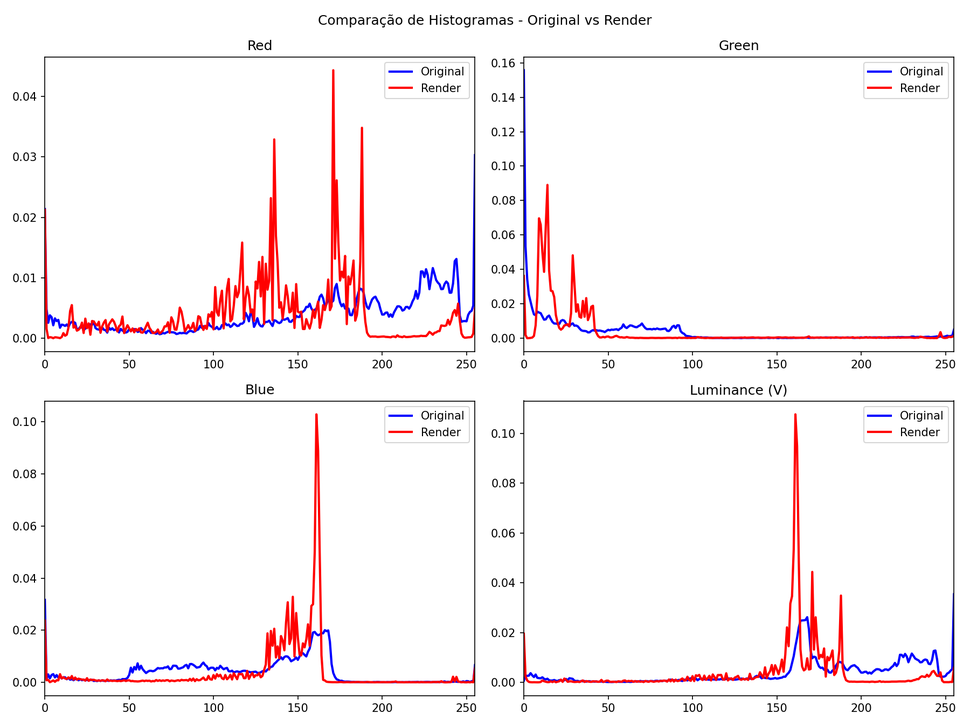
#> input picture histogram_comparison.png, 970 x 727 px, shrunk from 1800 x 1350 before the run
$ python calibrate_cli.py histogram_comparison.png histogram_comparison.png
#> lines starting #> are read from the running program, lines starting #| are printed output that depends on the picture
"""
Análise de calibração de cores - Termogramas (versão CLI)
Compara original FLIR vs render do Thermix Studio.
Uso: python calibrate_cli.py <original.jpg> <render.jpg>
"""
import cv2
import numpy as np
import matplotlib
matplotlib.use('Agg')  # headless
import matplotlib.pyplot as plt
from scipy.stats import wasserstein_distance
import os, sys
from datetime import datetime


def load_images(path_orig, path_render):
    img_orig = cv2.imread(path_orig)
    img_render = cv2.imread(path_render)
    if img_orig is None or img_render is None:
        raise FileNotFoundError("Não foi possível carregar uma ou ambas as imagens.")
    img_orig_rgb = cv2.cvtColor(img_orig, cv2.COLOR_BGR2RGB)
    img_render_rgb = cv2.cvtColor(img_render, cv2.COLOR_BGR2RGB)
    return img_orig_rgb, img_render_rgb


def compute_histogram_stats(img):
    hsv = cv2.cvtColor(img, cv2.COLOR_RGB2HSV)
    v_channel = hsv[:, :, 2]
    hist_r = cv2.calcHist([img], [0], None, [256], [0, 256])
    hist_g = cv2.calcHist([img], [1], None, [256], [0, 256])
    hist_b = cv2.calcHist([img], [2], None, [256], [0, 256])
    hist_v = cv2.calcHist([v_channel], [0], None, [256], [0, 256])
    hist_r = hist_r / hist_r.sum()
    hist_g = hist_g / hist_g.sum()
    hist_b = hist_b / hist_b.sum()
    hist_v = hist_v / hist_v.sum()
    return hist_r, hist_g, hist_b, hist_v


def compare_histograms(hist_orig, hist_render, method='correlation'):
    methods = {
        'correlation': cv2.HISTCMP_CORREL,
        'chi_square': cv2.HISTCMP_CHISQR,
        'intersection': cv2.HISTCMP_INTERSECT,
        'bhattacharyya': cv2.HISTCMP_BHATTACHARYYA
    }
    return cv2.compareHist(hist_orig, hist_render, methods[method])


def brightness_contrast_stats(img):
    hsv = cv2.cvtColor(img, cv2.COLOR_RGB2HSV)
    v = hsv[:, :, 2]
    return {
        'mean': float(np.mean(v)),
        'std': float(np.std(v)),
        'min': float(np.min(v)),
        'max': float(np.max(v)),
        'median': float(np.median(v))
    }


def analyze_color_distribution(img_orig, img_render, output_dir):
    h_r_orig, h_g_orig, h_b_orig, h_v_orig = compute_histogram_stats(img_orig)
    h_r_ren, h_g_ren, h_b_ren, h_v_ren = compute_histogram_stats(img_render)

    metrics = {}
    for ch, (h_orig, h_ren) in enumerate([(h_r_orig, h_r_ren), (h_g_orig, h_g_ren),
                                          (h_b_orig, h_b_ren), (h_v_orig, h_v_ren)]):
        ch_name = ['R', 'G', 'B', 'Luminância'][ch]
        metrics[ch_name] = {
            'correlation': compare_histograms(h_orig, h_ren, 'correlation'),
            'chi_square': compare_histograms(h_orig, h_ren, 'chi_square'),
            'intersection': compare_histograms(h_orig, h_ren, 'intersection'),
            'bhattacharyya': compare_histograms(h_orig, h_ren, 'bhattacharyya'),
            'wasserstein': wasserstein_distance(h_orig.flatten(), h_ren.flatten())
        }

    # Gráfico de histogramas
    fig, axes = plt.subplots(2, 2, figsize=(12, 9))
    channels = [(h_r_orig, h_r_ren, 'Red'), (h_g_orig, h_g_ren, 'Green'),
                (h_b_orig, h_b_ren, 'Blue'), (h_v_orig, h_v_ren, 'Luminance (V)')]
    for ax, (h_orig, h_ren, title) in zip(axes.flatten(), channels):
        ax.plot(h_orig, color='blue', label='Original FLIR', linewidth=2)
        ax.plot(h_ren, color='red', label='Render Thermix', linewidth=2)
        ax.set_title(title)
        ax.legend()
        ax.set_xlim(0, 255)
    plt.suptitle("Comparação de Histogramas - Original vs Render")
    plt.tight_layout()
    graph_path = os.path.join(output_dir, "histogram_comparison.png")
    plt.savefig(graph_path, dpi=150)
    plt.close()
    print(f"  📊 Gráfico: {graph_path}")
    return metrics


def export_full_report(img_orig_rgb, img_render_rgb, metrics, stats_orig, stats_render,
                       path_orig, path_render, output_dir):
    output_txt = os.path.join(output_dir, "relatorio_calibracao.txt")
    with open(output_txt, 'w', encoding='utf-8') as f:
        f.write("=" * 80 + "\n")
        f.write("SUPER RELATÓRIO DE CALIBRAÇÃO DE CORES - TERMOGRAMAS\n")
        f.write(f"Gerado em: {datetime.now().strftime('%Y-%m-%d %H:%M:%S')}\n")
        f.write("=" * 80 + "\n\n")

        f.write("[ARQUIVOS ANALISADOS]\n")
        f.write(f"Original: {os.path.basename(path_orig)}\n")
        f.write(f"Render:   {os.path.basename(path_render)}\n")
        f.write(f"Caminho original: {path_orig}\n")
        f.write(f"Dimensões original: {img_orig_rgb.shape[1]}x{img_orig_rgb.shape[0]} pixels\n")
        f.write(f"Dimensões render:   {img_render_rgb.shape[1]}x{img_render_rgb.shape[0]} pixels\n\n")

        f.write("[ESTATÍSTICAS DE BRILHO (Luminância - canal V do HSV)]\n")
        f.write(f"{'Métrica':<12} {'Original':>12} {'Render':>12} {'Diferença (R-O)':>18}\n")
        f.write("-" * 60 + "\n")
        for key in ['mean', 'std', 'median', 'min', 'max']:
            orig_val = stats_orig[key]
            ren_val = stats_render[key]
            diff = ren_val - orig_val
            f.write(f"{key.capitalize():<12} {orig_val:>12.2f} {ren_val:>12.2f} {diff:>+18.2f}\n")
        f.write("\n")

        f.write("[COMPARAÇÃO DE HISTOGRAMAS - MÉTRICAS DETALHADAS]\n")
        f.write("(Correlação: 1 = idêntico; Chi²: menor é melhor; Interseção: maior é melhor; Bhattacharyya: 0 = idêntico; Wasserstein: 0 = idêntico)\n\n")
        for ch_name in ['R', 'G', 'B', 'Luminância']:
            m = metrics[ch_name]
            f.write(f"Canal {ch_name}:\n")
            f.write(f"  • Correlação:     {m['correlation']:.6f}\n")
            f.write(f"  • Chi-quadrado:   {m['chi_square']:.4f}\n")
            f.write(f"  • Interseção:     {m['intersection']:.4f}\n")
            f.write(f"  • Bhattacharyya:  {m['bhattacharyya']:.6f}\n")
            f.write(f"  • Wasserstein:    {m['wasserstein']:.6f}\n")
            f.write("\n")

        f.write("[INTERPRETAÇÃO E SUGESTÕES DE COLORAÇÃO]\n")
        delta_mean = stats_render['mean'] - stats_orig['mean']
        if delta_mean > 2.0:
            f.write(f"• O render está MAIS CLARO que o original em média {delta_mean:.2f} níveis de cinza.\n")
            f.write("  → Recomendação: Reduza o brilho geral da sua paleta ou ajuste a curva térmica para escurecer a base.\n")
        elif delta_mean < -2.0:
            f.write(f"• O render está MAIS ESCURO que o original em média {abs(delta_mean):.2f} níveis de cinza.\n")
            f.write("  → Recomendação: Aumente o ganho geral/brilho no software de renderização térmica.\n")
        else:
            f.write("• O brilho global do render está muito bem alinhado com o original.\n")

        avg_corr = np.mean([metrics[ch]['correlation'] for ch in ['R', 'G', 'B']])
        f.write(f"• Correlação média entre canais RGB: {avg_corr:.4f}\n")
        if avg_corr < 0.7:
            f.write("  → Alerta: A paleta de cores (falsas cores) do render está bastante divergente do original.\n")
        elif avg_corr < 0.9:
            f.write("  → Correlação moderada. Requer ajustes pontuais na saturação ou mapa de gradiente (LUT).\n")
        else:
            f.write("  → Excelente correlação de cor. O mapeamento térmico está muito fiel ao equipamento.\n")

        f.write("\n" + "=" * 80 + "\n")
        f.write("FIM DO RELATÓRIO\n")
        f.write("=" * 80 + "\n")
    print(f"  📄 Relatório: {output_txt}")


def main():
    if len(sys.argv) != 3:
        print("Uso: python calibrate_cli.py <original.jpg> <render.jpg>")
        sys.exit(1)

    path_orig = sys.argv[1]
    path_render = sys.argv[2]

    if not os.path.exists(path_orig):
        print(f"❌ Original não encontrado: {path_orig}")
        sys.exit(1)
    if not os.path.exists(path_render):
        print(f"❌ Render não encontrado: {path_render}")
        sys.exit(1)

    output_dir = os.path.dirname(os.path.abspath(path_orig))

    print(f"🔬 Analisando...")
    print(f"  Original: {os.path.basename(path_orig)}")
    print(f"  Render:   {os.path.basename(path_render)}")

    img_orig_rgb, img_render_rgb = load_images(path_orig, path_render)
#> in load_images, img_orig is the input picture: shape (727, 970, 3); mean B, G, R 244.9, 243.1, 249
    metrics = analyze_color_distribution(img_orig_rgb, img_render_rgb, output_dir)
#> in compute_histogram_stats, `hsv = cv2.cvtColor(img, cv2.COLOR_RGB2HSV)`: hsv: shape (727, 970, 3); mean H, S, V 2.6, 7.9, 250.7
#> in compute_histogram_stats, `v_channel = hsv[:, :, 2]`:
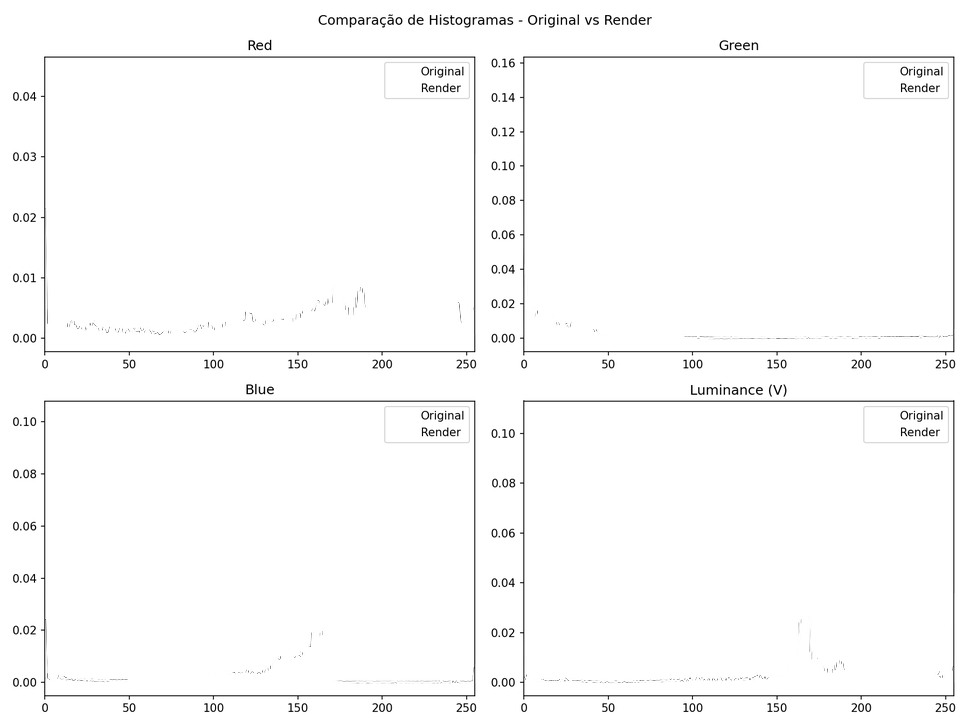
#> v_channel: shape (727, 970); min 0, max 255, mean 250.7
#> in compute_histogram_stats, `hist_r = cv2.calcHist([img], [0], None, [256], [0, 256])`: hist_r = 256 values, max 649855 at index 255, min 26 at index 127, mean 2754.6
#> in compute_histogram_stats, `hist_g = cv2.calcHist([img], [1], None, [256], [0, 256])`: hist_g = 256 values, max 623633 at index 255, min 67 at index 105, mean 2754.6
#> in compute_histogram_stats, `hist_b = cv2.calcHist([img], [2], None, [256], [0, 256])`: hist_b = 256 values, max 631444 at index 255, min 55 at index 105, mean 2754.6
#> in compute_histogram_stats, `hist_v = cv2.calcHist([v_channel], [0], None, [256], [0, 256])`: hist_v = 256 values, max 658738 at index 255, min 10 at index 6, mean 2754.6
#> in compute_histogram_stats, `hist_r = hist_r / hist_r.sum()`: hist_r = 256 values, max 0.922 at index 255, min 3.69e-05 at index 127, mean 0.00391
#> in compute_histogram_stats, `hist_g = hist_g / hist_g.sum()`: hist_g = 256 values, max 0.884 at index 255, min 9.5e-05 at index 105, mean 0.00391
#> in compute_histogram_stats, `hist_b = hist_b / hist_b.sum()`: hist_b = 256 values, max 0.895 at index 255, min 7.8e-05 at index 105, mean 0.00391
#> in compute_histogram_stats, `hist_v = hist_v / hist_v.sum()`: hist_v = 256 values, max 0.934 at index 255, min 1.42e-05 at index 6, mean 0.00391
#> in analyze_color_distribution, `h_r_orig, h_g_orig, h_b_orig, h_v_orig = compute_histogram_stats(img_o..`: h_r_orig has the same summary as hist_r in compute_histogram_stats; h_g_orig has the same summary as hist_g in compute_histogram_stats; h_b_orig has the same summary as hist_b in compute_histogram_stats; h_v_orig has the same summary as hist_v in compute_histogram_stats
#> in analyze_color_distribution, `h_r_ren, h_g_ren, h_b_ren, h_v_ren = compute_histogram_stats(img_render)`: h_r_ren has the same summary as hist_r in compute_histogram_stats; h_g_ren has the same summary as hist_g in compute_histogram_stats; h_b_ren has the same summary as hist_b in compute_histogram_stats; h_v_ren has the same summary as hist_v in compute_histogram_stats
#> the loop in analyze_color_distribution, `for ch, (h_orig, h_ren) in enumerate([(h_r_orig, h_r_ren), (h_g_orig, ..` made 4 passes
#> ch_name on passes 1 to 4: 'R', 'G', 'B', 'Luminância'
#> after the loop in analyze_color_distribution, `for ch, (h_orig, h_ren) in enumerate([(h_r_orig, h_r_ren), (h_g_orig, ..`: metrics = 4 items
#> the loop in analyze_color_distribution, `for ax, (h_orig, h_ren, title) in zip(axes.flatten(), channels):` made 4 passes
#> in analyze_color_distribution, `plt.savefig(graph_path, dpi=150)`:
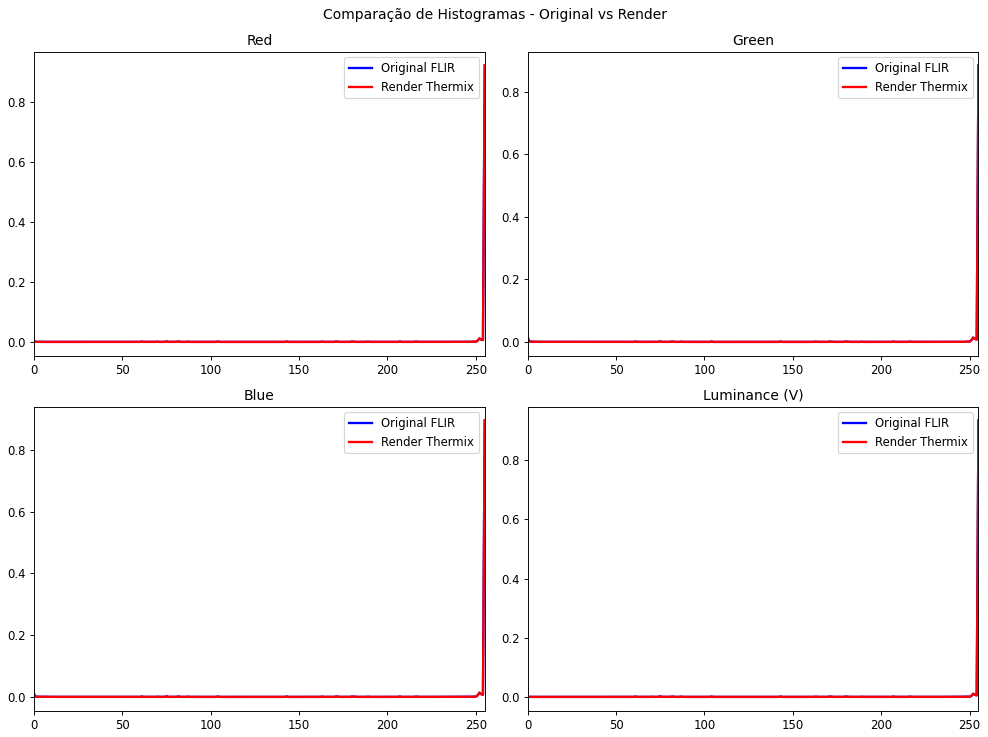
#> figure drawn by matplotlib, 4 panels; panel 1: curve peaks at x = 255, y = 0.922; panel 1: curve peaks at x = 255, y = 0.922; panel 2: curve peaks at x = 255, y = 0.884; panel 2: curve peaks at x = 255, y = 0.884
#> metrics = 4 items
    stats_orig = brightness_contrast_stats(img_orig_rgb)
#> stats_orig = {'mean': 250.7, 'std': 25.29, 'min': 0, 'max': 255, 'median': 255}
    stats_render = brightness_contrast_stats(img_render_rgb)
#> stats_render has the same summary as stats_orig
    export_full_report(img_orig_rgb, img_render_rgb, metrics, stats_orig, stats_render,
                       path_orig, path_render, output_dir)
#> the loop in export_full_report, `for key in ['mean', 'std', 'median', 'min', 'max']:` made 5 passes
#> (orig_val, ren_val) on passes 1 to 5: (250.7, 250.7), (25.29, 25.29), (255, 255), (0, 0), (255, 255)
#> in export_full_report, `delta_mean = stats_render['mean'] - stats_orig['mean']`: delta_mean = 0
#> in export_full_report, `avg_corr = np.mean([metrics[ch]['correlation'] for ch in ['R', 'G', 'B..`: avg_corr = 1

    # Resumo rápido no console
    print(f"\n{'='*60}")
    print(f"RESUMO RÁPIDO")
    print(f"{'='*60}")
    print(f"{'Métrica':<12} {'Original':>12} {'Render':>12} {'Diff':>10}")
    print(f"{'-'*46}")
    for key in ['mean', 'median', 'std']:
        print(f"{key.capitalize():<12} {stats_orig[key]:>12.2f} {stats_render[key]:>12.2f} {stats_render[key]-stats_orig[key]:>+10.2f}")
#> this loop made 3 passes
#| Mean               250.66       250.66      +0.00
#| Median             255.00       255.00      +0.00
#| Std                 25.29        25.29      +0.00

    avg_corr = np.mean([metrics[ch]['correlation'] for ch in ['R','G','B']])
#> avg_corr = 1
    print(f"\nCorrelação RGB média: {avg_corr:.4f}")
#| Correlação RGB média: 1.0000
    delta_mean = stats_render['mean'] - stats_orig['mean']
#> delta_mean = 0
    if abs(delta_mean) <= 2.0:
        print("✅ Brilho ALINHADO com o original!")
    elif delta_mean > 0:
        print(f"⚠️  Render {delta_mean:.1f} níveis MAIS CLARO")
    else:
        print(f"⚠️  Render {abs(delta_mean):.1f} níveis MAIS ESCURO")

    print(f"\n✅ Análise concluída! Resultados em: {output_dir}")


if __name__ == "__main__":
    main()
